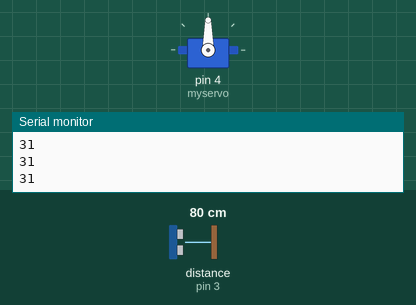
Simulated run of this sketch. Board: Arduino Uno, built with avr-gcc and run on an emulated ATmega328P. Parts: servo, the last lines printed to the serial monitor. Wiring (inferred from the names in the program): ultrasonic range finder: trigger pin 2; echo pin 3. Inputs (shaded band) come from the test bench; at power-on: distance to the obstacle (sensor on pin 3) 80 cm. The echo pulse lasts 58.3 µs per cm.

Above: at 1.2 s.
1.3 s: distance to the obstacle (sensor on pin 3) set to 46 cm
2.8 s: distance to the obstacle (sensor on pin 3) set to 38 cm
At 3.04 s:
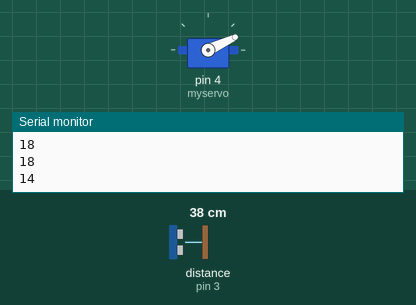
At 3.64 s:
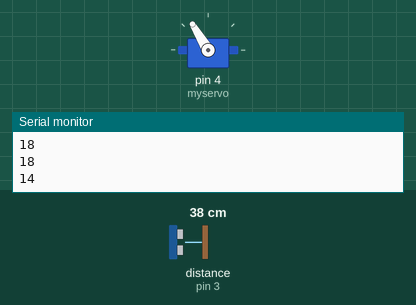
5.8 s: distance to the obstacle (sensor on pin 3) set to 4 cm
8.8 s: distance to the obstacle (sensor on pin 3) set to 2 cm
At 10.4 s:
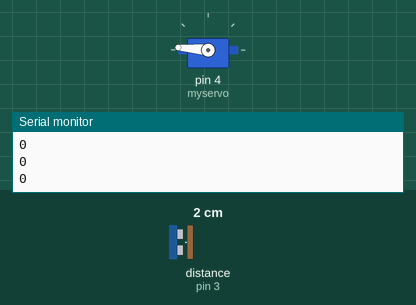
Timing chart, 0 to 11.5 s (numbered marks = the images above; inputs shaded):
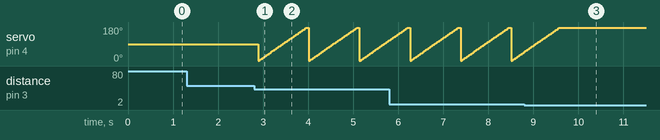

The sketch:

Door_controlled_by_Ultrasonic.ino
```cpp
#define TrigPin 2
#define EchoPin 3
#include<Servo.h>

long duration, inches;
Servo myservo;

int pos;

void setup()
{
 pinMode(TrigPin,OUTPUT);
 pinMode(EchoPin,INPUT);
 myservo.attach(4);
 Serial.begin(9600);
}
void loop()
{
  get_distance();
  move_servo();

}
```

servo.ino
```cpp
void move_servo (void)
{
  if(inches<=15&&inches>=1)
  {
    for(pos=1; pos<=175; pos++)
    {

    myservo.write(pos);
    delay(6);
    }
  }


}
```

ultrasonic.ino
```cpp
void get_distance (void)
{
  digitalWrite(TrigPin,LOW);
  delayMicroseconds(2);
  digitalWrite(TrigPin,HIGH);
  delayMicroseconds(5);
  digitalWrite(TrigPin,LOW);

  duration = pulseIn(EchoPin,HIGH);

  inches=duration/74/2;

  delay (60);
  Serial.println(inches);
}
```

Measured:
- the behaviour switches between 41 and 40 cm on distance to the obstacle (sensor on pin 3) (found by bisection; images 0 and 1)
- the behaviour switches between 3 and 2 cm on distance to the obstacle (sensor on pin 3) (found by bisection; images 2 and 3)
- after the input at 8.8 s, servo on pin 4 (myservo): goes on until 9.6 s, then stays 175°
